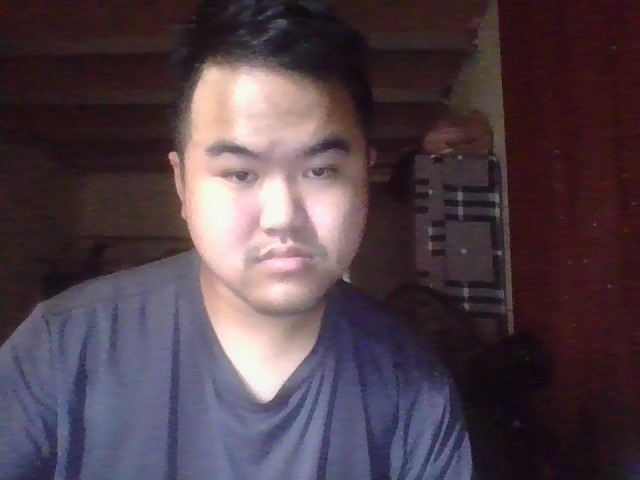
#> input picture backend/uploads/faces/4_bf9032075d2e4a759057ecf04e43c6ef.jpg, 640 x 480 px
$ python -i face_recognition.py   (imports and definitions only)   (older library calls are emulated)
#> lines starting #> are read from the running program, lines starting #| are printed output that depends on the picture
import cv2
import numpy as np
import base64
import os
from PIL import Image
import io
import pickle
import face_recognition
from sklearn.metrics.pairwise import cosine_similarity

class AdvancedFaceRecognition:
    def __init__(self):
        # Load Haar Cascade detector (backup)
        self.face_cascade = cv2.CascadeClassifier(cv2.data.haarcascades + 'haarcascade_frontalface_default.xml')

        # Use face_recognition library (đã bao gồm HOG + CNN detectors)
        try:
            import face_recognition
            self.use_face_recognition = True
            print("Face recognition library loaded successfully")
        except ImportError:
            self.use_face_recognition = False
            print("Warning: face_recognition library not installed. Using basic detection.")

    # [527 lines left out: functions detect_faces, detect_faces_advanced, detect_faces_with_coordinates, detect_faces_realtime_optimized, extract_face_features_advanced, extract_lbp_features and 12 more, not called in this run]

# Global instance
face_recognizer = AdvancedFaceRecognition()

>>> import cv2
>>> picture = cv2.imread('../../uploads/faces/4_bf9032075d2e4a759057ecf04e43c6ef.jpg', cv2.IMREAD_GRAYSCALE)
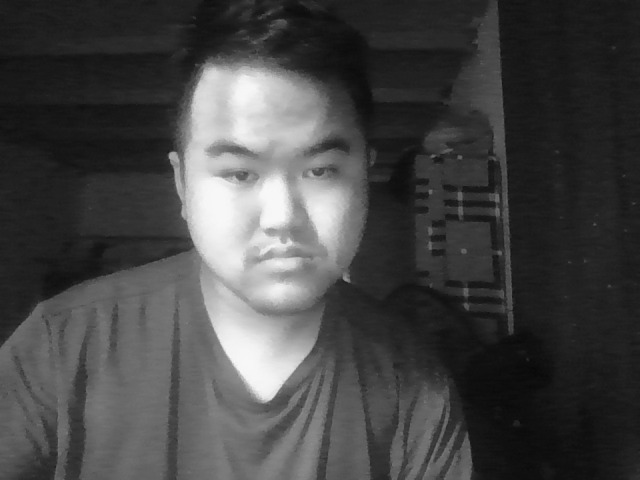
#> picture: shape (480, 640); min 8, max 251, mean 69.3
>>> result = AdvancedFaceRecognition().extract_face_features_advanced(picture)
#> (the run stopped early here; a loop or call above may not have finished)

$ run again, on backend/uploads/faces/7_0ee1d230588441b8bfe8f0eb99b76308.jpg
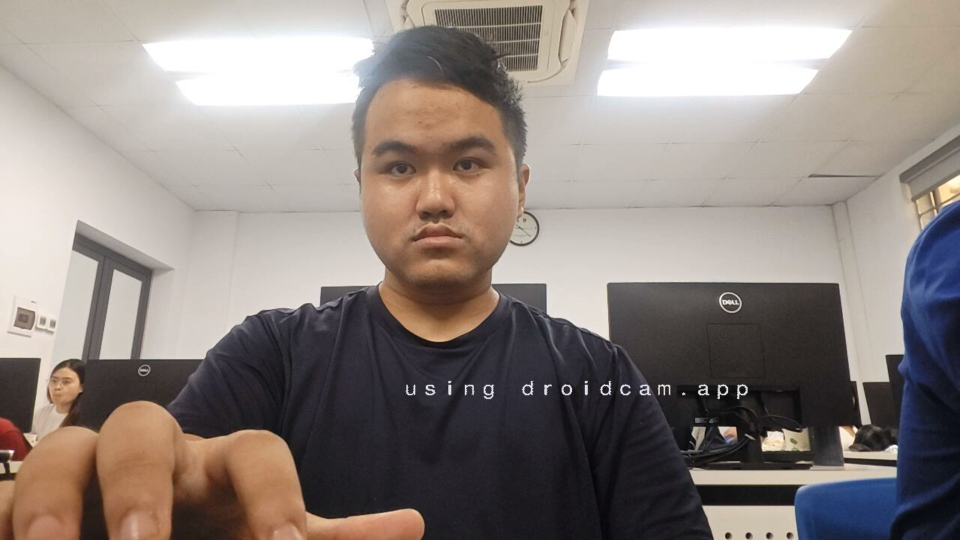
#> input picture backend/uploads/faces/7_0ee1d230588441b8bfe8f0eb99b76308.jpg, 1920 x 1080 px (shown at 1/2 size)
#> `picture = cv2.imread('../../uploads/faces/4_bf9032075d2e4a759057ecf04e..`:
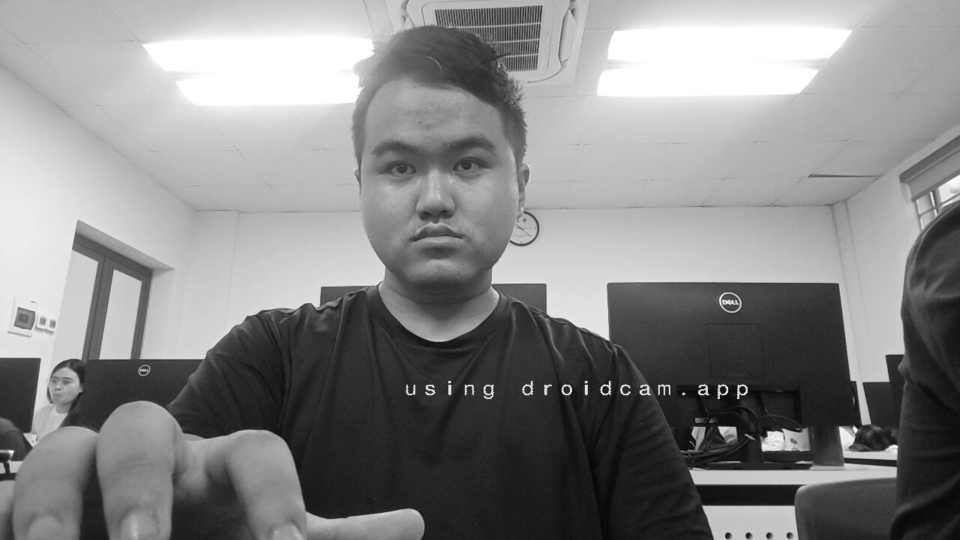
#> picture: shape (1080, 1920) (shown at 1/2 size); min 0, max 255, mean 134.9
